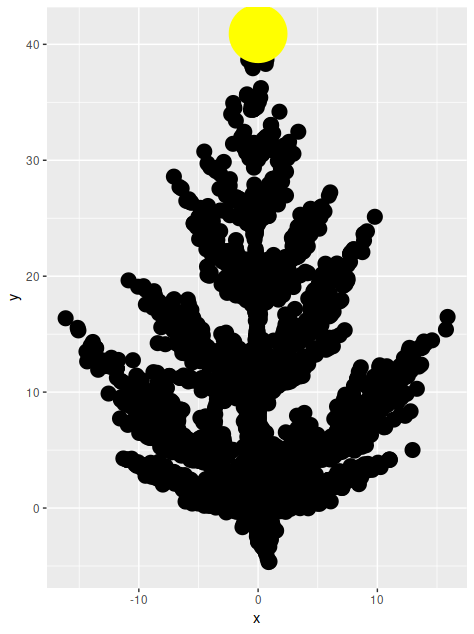

This figure's R source:
f1 <- function(x,y){
  x1 = -0.67*x - 0.02*y
  y1 = -0.18*x + 0.81*y + 10
  c(x1,y1)
}

f2 <- function(x,y){
  x1 = 0.4*x + 0.4*y
  y1 = -0.1*x + 0.4*y
  c(x1,y1)
}

f3 <- function(x,y){
  x1 = -0.4*x - 0.4*y
  y1 = -0.1*x + 0.4*y
  c(x1,y1)
}

f4 <- function(x,y){
  x1 = -0.1*x
  y1 = 0.44*x + 0.44*y - 2
  c(x1,y1)
}

tworzenieDanych <- function(n){
  x <- 0
  y <- 0
  
  for (i in 2:n){
    los = runif(1)
    if (los<=0.32){
      x[i] = f1(x[i-1],y[i-1])[1]
      y[i] = f1(x[i-1],y[i-1])[2]
    }
    else if (los<=0.64){
      x[i] = f2(x[i-1],y[i-1])[1]
      y[i] = f2(x[i-1],y[i-1])[2] 
    }
    
    else if (los<=0.96){
      x[i] = f3(x[i-1],y[i-1])[1]
      y[i] = f3(x[i-1],y[i-1])[2]  
    } 
    
    else{
      x[i] = f4(x[i-1],y[i-1])[1]
      y[i] = f4(x[i-1],y[i-1])[2] 
    }
    
  }
  
  z <- data.frame(x,y)
  names(z) <- c("x","y")
  z
}

z <- tworzenieDanych(10000)
yGwiazdka <- max(z$y)

zGwiazdka <- data.frame(c(0),yGwiazdka)
names(zGwiazdka) <- c("x","y")

ggplot(data = z, aes(x = x, y = y)) + 
  geom_point(size = 5)+
  geom_point(data = zGwiazdka, aes(x = x, y = y),color="yellow",size=20)
